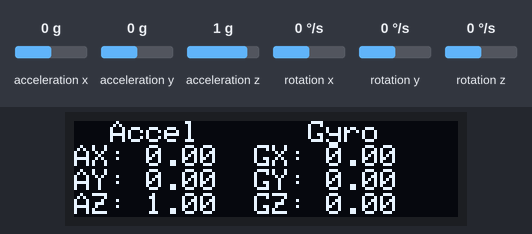
Simulated run of this sketch. Board: Arduino Nano 33 IoT. Shown: 128×32 one-colour display. The test bench sets the inputs (shaded band); at power-on: acceleration x 0 g, acceleration y 0 g, acceleration z 1 g, rotation x 0 °/s, rotation y 0 °/s, rotation z 0 °/s. The display library's start-up logo is not drawn; what the sketch prints to the serial monitor is not drawn.

Above: at 2.2 s.
2.3 s: acceleration x set to -1.4 g
At 3.5 s:
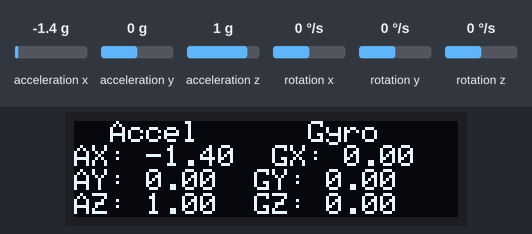
3.8 s: acceleration y set to -1.4 g
At 5.0 s:
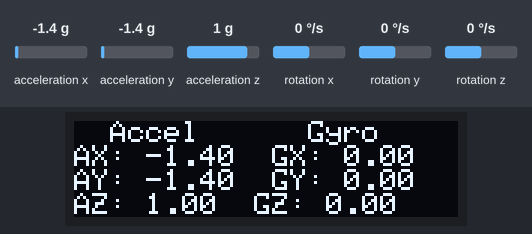
5.3 s: acceleration z set to -1.4 g
At 6.5 s:
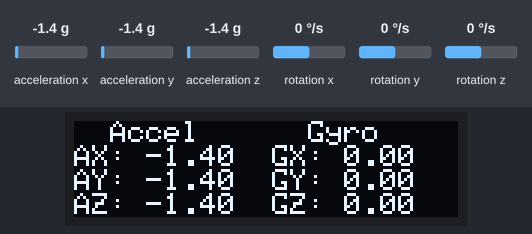
6.8 s: rotation x set to -192 °/s
At 7.2 s:
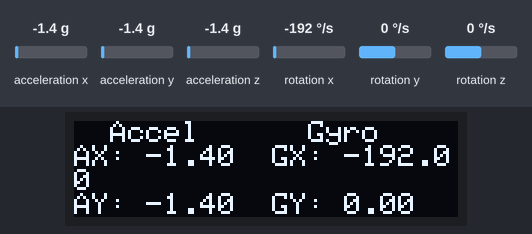
8.3 s: rotation y set to -192 °/s
At 8.8 s:
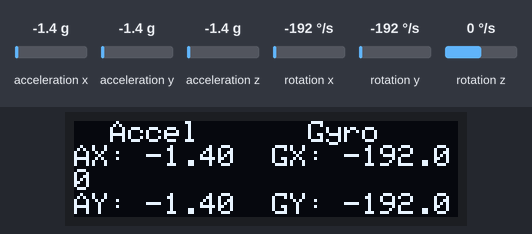
Timing chart, 0 to 10.9 s (numbered marks = the images above; inputs shaded):
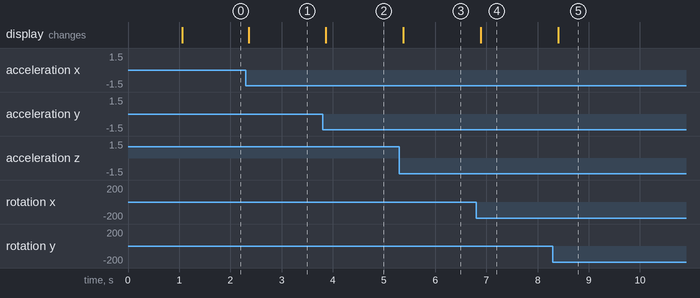

Measured:
- after the input at 2.3 s, the display: changes after 0.05 s (image 1)
- after the input at 3.8 s, the display: changes after 0.07 s (image 2)
- after the input at 5.3 s, the display: changes after 0.08 s (image 3)
- after the input at 6.8 s, the display: changes after 0.09 s (image 4)
- after the input at 8.3 s, the display: changes after 0.10 s (image 5)

The sketch:

GYRO_ACCEL_DISPLAY.ino
```cpp
#include <SPI.h>
#include <Wire.h>
#include <Adafruit_GFX.h>
#include <Adafruit_SSD1306.h>
#include <Arduino_LSM6DS3.h>

#define SCREEN_WIDTH 128 // OLED display width, in pixels
#define SCREEN_HEIGHT 32 // OLED display height, in pixels
#define OLED_RESET     -1 // Reset pin # (or -1 if sharing Arduino reset pin)
#define SCREEN_ADDRESS 0x3C ///< See datasheet for Address; 0x3D for 128x64, 0x3C for 128x32
Adafruit_SSD1306 display(SCREEN_WIDTH, SCREEN_HEIGHT, &Wire, OLED_RESET);

void setup() {
  Serial.begin(9600);

  //Display Failure
  if(!display.begin(SSD1306_SWITCHCAPVCC, SCREEN_ADDRESS)) {
    Serial.println(F("SSD1306 allocation failed"));
    for(;;); // Don't proceed, loop forever
  }
  //Gyroscope or Acceleromter Failure
  if (!IMU.begin()) {
    display.println("Failed to initialize IMU!");
    while (1);
  }
  // the library initializes this with an Adafruit splash screen.
  display.display();
  delay(1000);
}
void loop() {
  mystyling();
}
void mystyling(void) {
  display.clearDisplay();
  //Accelerometer read
  float ax, ay, az;
  if (IMU.accelerationAvailable()) {
    IMU.readAcceleration(ax, ay, az);
    Serial.print("X Acceleration:");
    Serial.print(ax);
    Serial.print(",");
    Serial.print("Y Acceleration:");
    Serial.print(ay);
    Serial.print(",");
    Serial.print("Z Acceleration:");
    Serial.println(az);
  }
  //Gyroscope read
  float gx, gy, gz;
  if (IMU.gyroscopeAvailable()) {
    IMU.readGyroscope(gx, gy, gz);
    Serial.print("X Tilt:");
    Serial.print(gx);
    Serial.print(",");
    Serial.print("Y Tilt:");
    Serial.print(gy);
    Serial.print(",");
    Serial.print("Z Tilt:");
    Serial.println(gz);
  }
  //Initialize Top of Display
  display.setTextSize(1);
  display.setTextColor(SSD1306_WHITE);
  display.setCursor(0,0);
  display.println("  Accel      Gyro");
  //Display  Text Numbersdisplay.setTextSize(1);
  display.println((String)"AX: " + ax + "  GX: " + gx);
  display.println((String)"AY: " + ay + "  GY: " + gy);
  display.println((String)"AZ: " + az + "  GZ: " + gz);
  display.display();
  delay(200);
}
```
